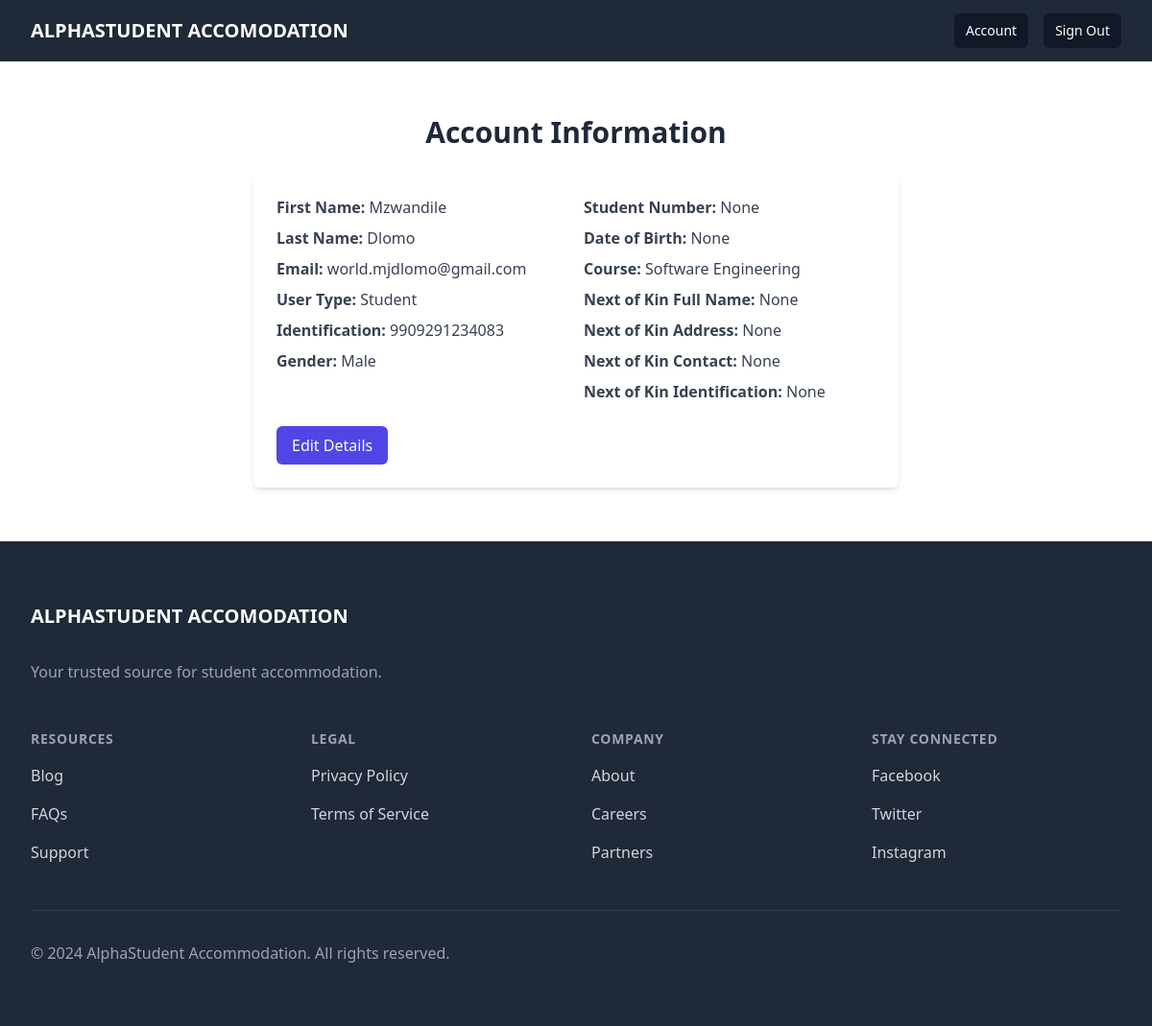
Before: /accounts/ (signed in) with the older database file.
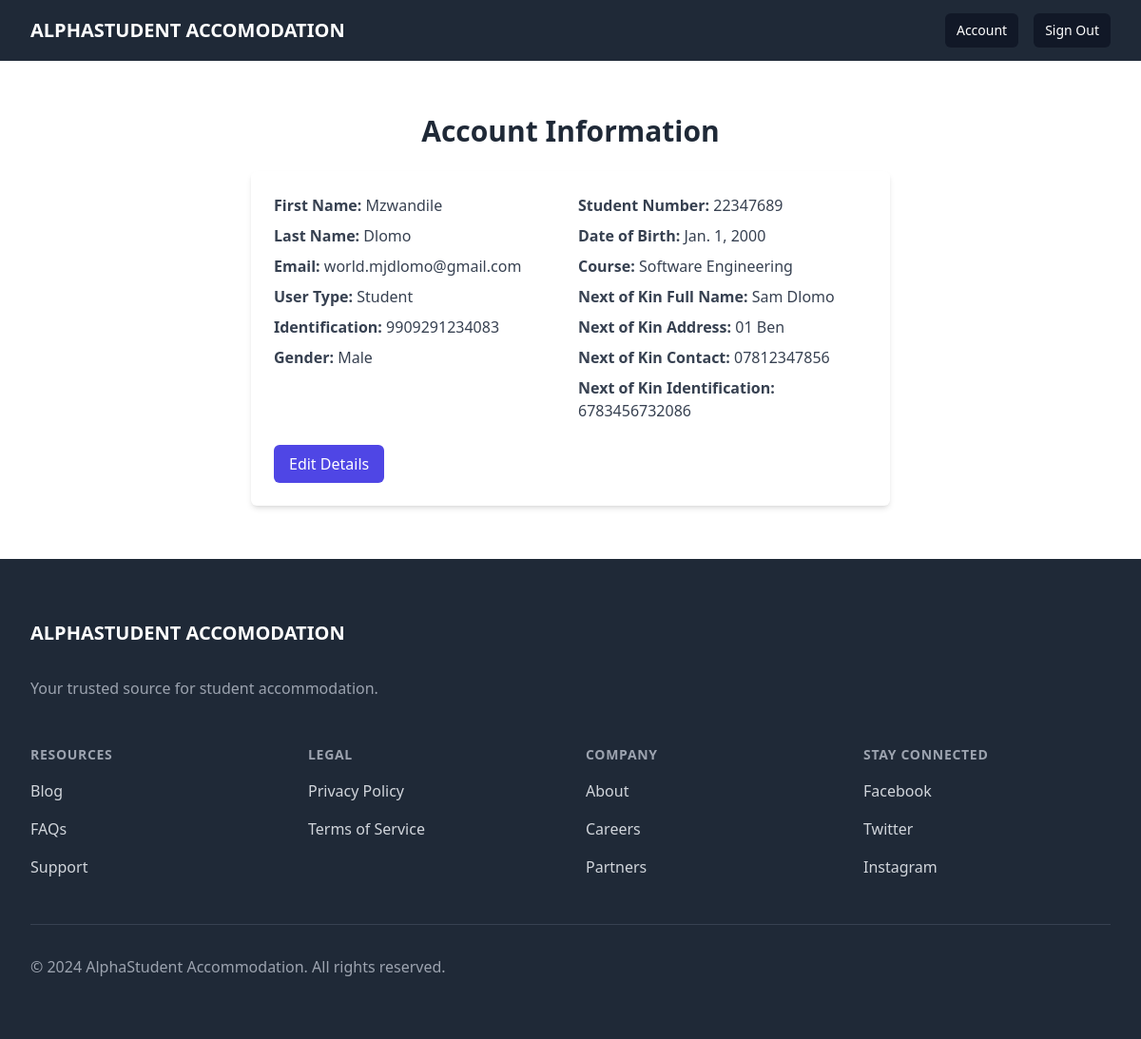
After: the same page with the newer database file.
### accounts/models.py (models this page shows, shortened)
class CustomUser(AbstractUser):
    username = None
    is_accepted = models.BooleanField(default=False)
    email = models.EmailField(unique=True, verbose_name='Email Address')
    user_type = models.CharField(max_length=20, choices=(
        ('student', 'Student'),
        ('student_leader', 'Student Leader'),
        ('admin', 'Admin'),
    ), default='student')
    identification = models.CharField(max_length=20, blank=True, null=True)
    gender = models.CharField(max_length=10, choices=(
        ('male', 'Male'),
        ('female', 'Female'),
    ), blank=True, null=True)
    student_number = models.CharField(max_length=20, blank=True, null=True)
    date_of_birth = models.DateField(blank=True, null=True)
    course = models.CharField(max_length=100, blank=True, null=True)
    next_of_kin_full_name = models.CharField(max_length=100, blank=True, null=True)
    next_of_kin_address = models.CharField(max_length=200, blank=True, null=True)
    next_of_kin_contact = models.CharField(max_length=20, blank=True, null=True)
    next_of_kin_identification = models.CharField(max_length=20, blank=True, null=True)
    USERNAME_FIELD = 'email'
    REQUIRED_FIELDS = []
    objects = CustomUserManager()

### accounts/views.py (the view)
# urls.py: path('', views.account_view, name='account'),
def account_view(request):
    try:
        user = get_object_or_404(CustomUser, pk=request.user.id)
    except AttributeError:
        messages.error(request, "Error retrieving student profile. Please contact support.")
        return redirect('accounts:login')
    if request.method == 'POST':
        form = StudentForm(request.POST, instance=user)
        if form.is_valid():
            form.save()
            messages.success(request, 'Account information updated successfully!')
            return redirect('accounts:account')
    else:
        form = StudentForm(instance=user)
    context = {
        'form': form,
        'user': request.user
    }
    return render(request, 'accounts/account_page.html', context)

### accounts/templates/accounts/account_page.html (shortened to what this page needs)
{% extends 'base.html' %}
{% block content %}
<div class="container mx-auto py-8">
    <h1 class="text-3xl font-bold mb-6 text-center text-gray-800">Account Information</h1>
    {% if edit_mode %}
    <div class="max-w-2xl mx-auto bg-white shadow-md rounded-md p-6">
        <h2 class="text-xl font-bold mb-4 text-gray-800">Update Details</h2>
        <form method="POST">
            {% csrf_token %}
            {% for field in form %}
            <div class="mb-4">
                <label for="{{ field.id_for_label }}" class="block text-gray-700 font-bold mb-2">{{ field.label_tag }}</label>
                <div class="flex">
                    {{ field }}
                    {% if field.field.required %}<span class="ml-2 text-red-500">*</span>{% endif %}
                </div>
                {% if field.errors %}
                <div class="text-sm text-red-500">{{ field.errors }}</div>
                {% endif %}
            </div>
            {% endfor %}
            <button type="submit" class="w-full px-4 py-2 bg-indigo-600 text-white rounded-md hover:bg-indigo-700 focus:outline-none focus:bg-indigo-700">Update</button>
        </form>
    </div>
    {% else %}
    <div class="max-w-2xl mx-auto bg-white shadow-md rounded-md p-6">
        <div class="grid grid-cols-2 gap-4">
            <div>
                <p class="mb-2 text-gray-700"><strong>First Name:</strong> {{ user.first_name }}</p>
                <p class="mb-2 text-gray-700"><strong>Last Name:</strong> {{ user.last_name }}</p>
                <p class="mb-2 text-gray-700"><strong>Email:</strong> {{ user.email }}</p>
                <p class="mb-2 text-gray-700"><strong>User Type:</strong> {{ user.get_user_type_display }}</p>
                <p class="mb-2 text-gray-700"><strong>Identification:</strong> {{ user.identification }}</p>
                <p class="mb-2 text-gray-700"><strong>Gender:</strong> {{ user.get_gender_display }}</p>
            </div>
            <div>
                <p class="mb-2 text-gray-700"><strong>Student Number:</strong> {{ user.student_number }}</p>
                <p class="mb-2 text-gray-700"><strong>Date of Birth:</strong> {{ user.date_of_birth }}</p>
                <p class="mb-2 text-gray-700"><strong>Course:</strong> {{ user.course }}</p>
                <p class="mb-2 text-gray-700"><strong>Next of Kin Full Name:</strong> {{ user.next_of_kin_full_name }}</p>
                <p class="mb-2 text-gray-700"><strong>Next of Kin Address:</strong> {{ user.next_of_kin_address }}</p>
                <p class="mb-2 text-gray-700"><strong>Next of Kin Contact:</strong> {{ user.next_of_kin_contact }}</p>
                <p class="mb-2 text-gray-700"><strong>Next of Kin Identification:</strong> {{ user.next_of_kin_identification }}</p>
            </div>
        </div>
        <button id="editBtn" class="px-4 py-2 mt-4 bg-indigo-600 text-white rounded-md hover:bg-indigo-700 focus:outline-none focus:bg-indigo-700">Edit Details</button>
    </div>
    {% endif %}
</div>
{% endblock %}

Changed rows visible on the page:
changed CustomUser "Mzwandile": student_number "None" → "22347689"; date_of_birth "None" → "Jan. 1, 2000"; next_of_kin_full_name "None" → "Sam Dlomo"; next_of_kin_address "None" → "01 Ben"; next_of_kin_contact "None" → "07812347856"; next_of_kin_identification "None" → "6783456732086"
